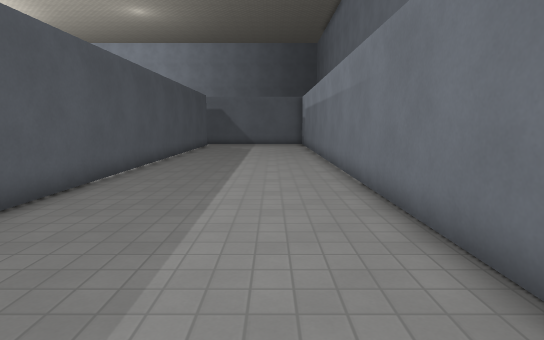
[1] (above)

22 first-person views from a walk through a 3-D level made in the Godot game engine. The camera is 1.5 m above the floor, tilts 8° down and sees 80° across. The floor is counted in squares, 1 m on a side. Each view is taken from the middle of a square. On the plan, view 1 faces up. The plan holds only what a view shows up to about 15 squares ahead; the rest is blank. The place goes on beyond the plan. Characters and animated objects are not drawn. Surface patterns are stand-ins for the level's own textures.

[2]
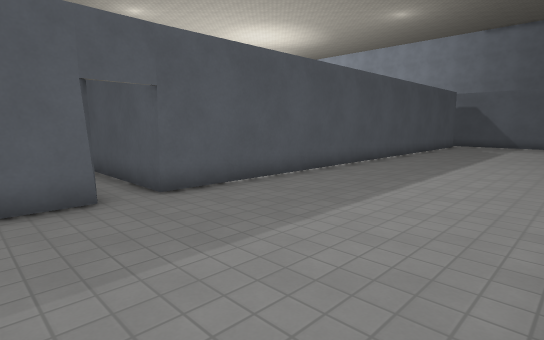

[3]
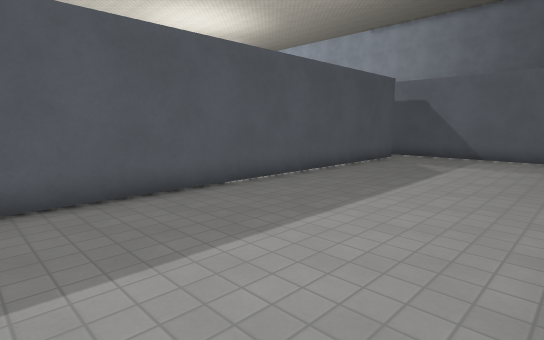

[4]
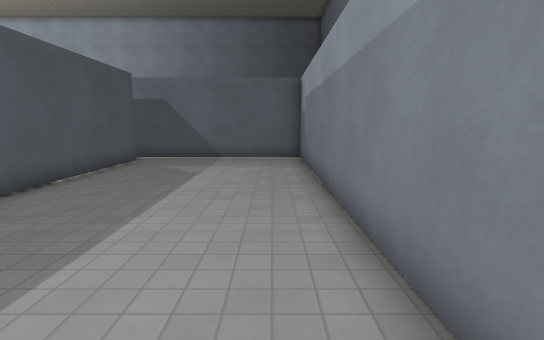

[5]
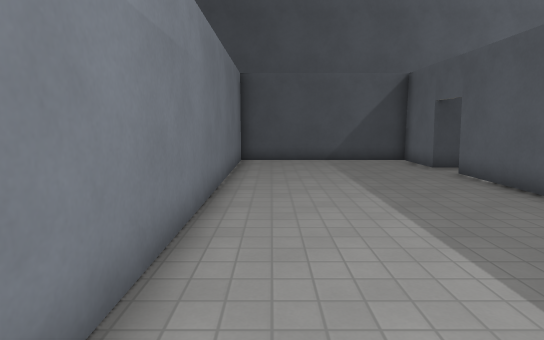

[6]
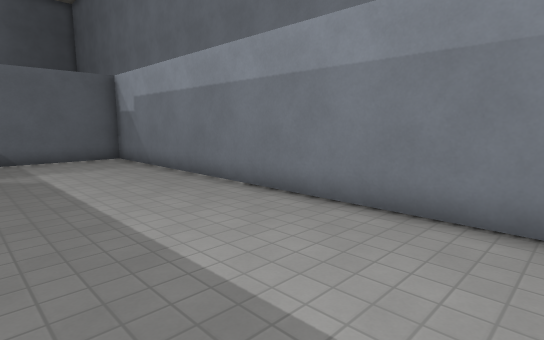

[7]
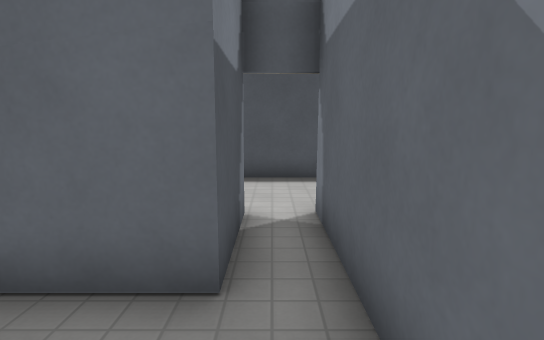

[8]
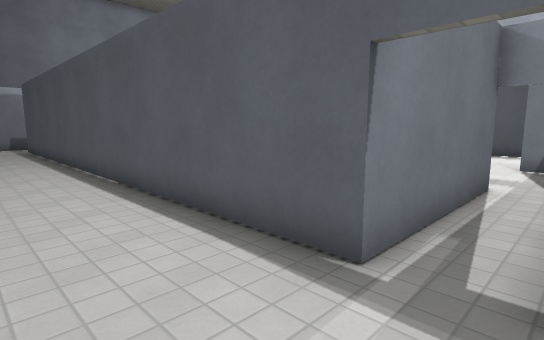

[9]
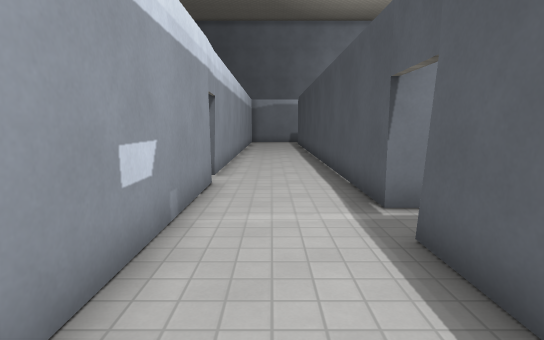

[10]
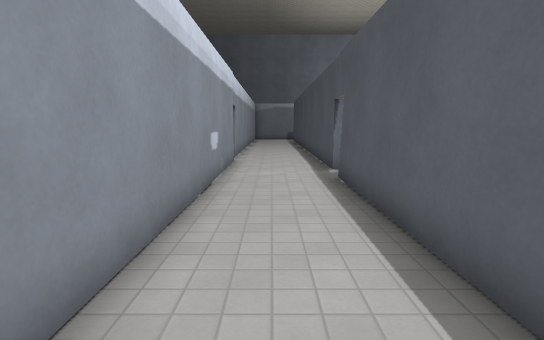

[11]
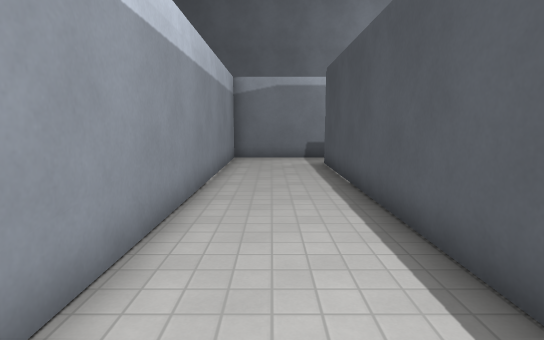

[12]
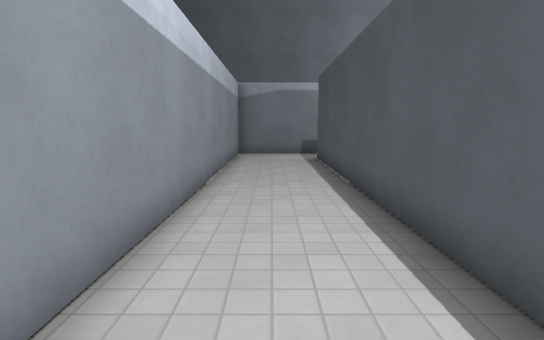

[13]
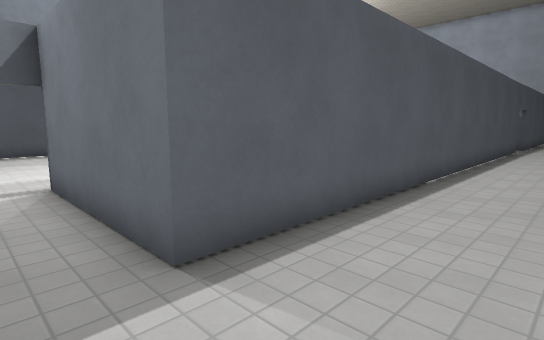

[14]
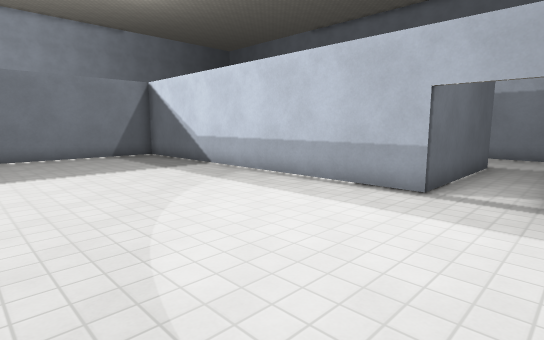

[15]
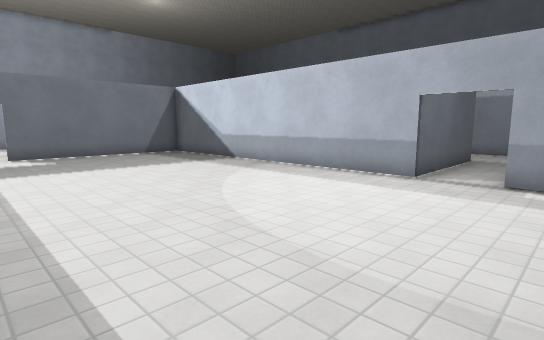

[16]
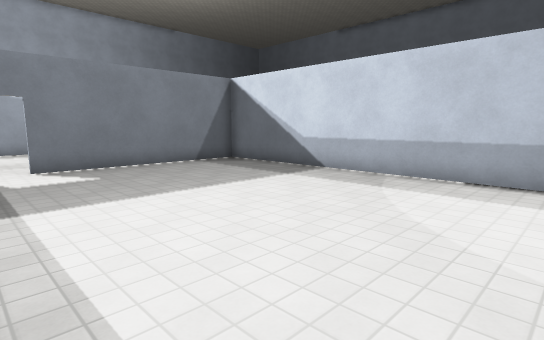

[17]
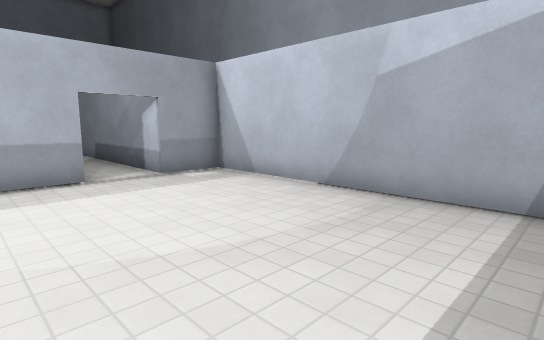

[18]
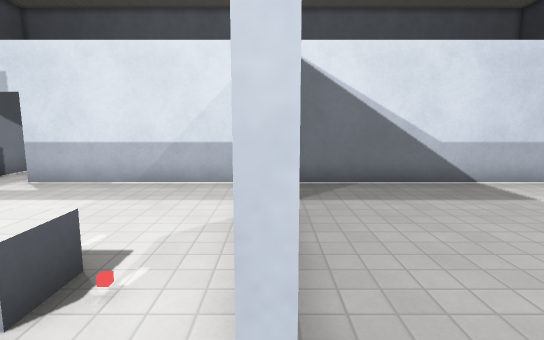

[19]
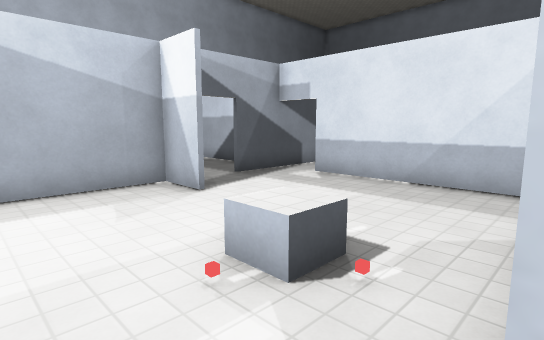

[20]
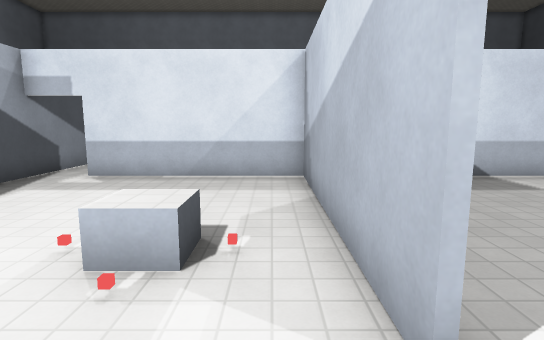

[21]
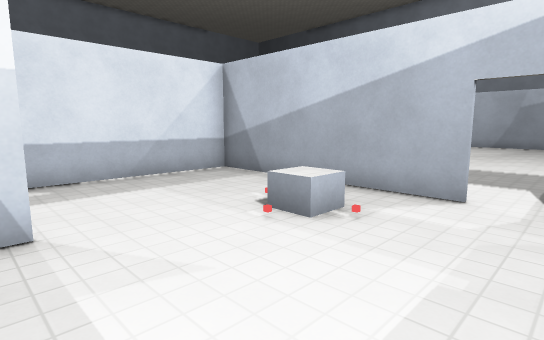

[22]
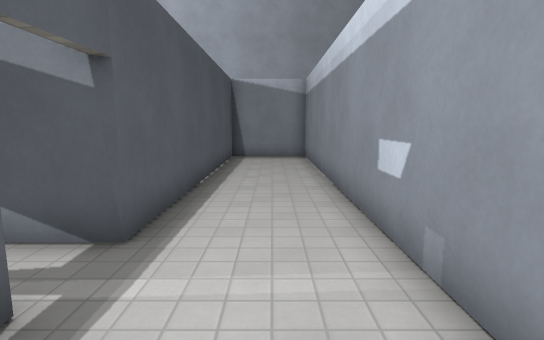

### Floor plan
Points are (right, up) in squares from view 1. A wall is a line through its corners. A room is listed if a view was taken in it or the views show most of it. See-through windows are left out.
Room 1 (views 1, 2, 3, 4, 5, 6, 7)
walls: (-4.7, 1.9) (-4.7, -0.5) (2.3, -0.5) (2.3, 24.8) (-7.4, 24.8); (-7.4, 23.5) (-4.7, 23.5) (-4.7, 3.2)
ways out: opening at (-7, 24) to room 2
Room 2 (views 8, 9, 10, 11, 12, 13, 14, 15, 16, 17, 18, 19, 22)
walls: (-16.6, 20.9) (-24.4, 20.9); (-7.4, 20.7) (-7.4, 23.5); (-16.7, 27.3) (-11, 27.3) (-11, 7.6) (-16.7, 7.6) (-16.7, 21.1); (-7.4, 24.8) (-7.4, 38.4); (-7.4, 6.4) (-7.4, 20.6); (-25.5, 3.4) (-16.7, 3.4) (-16.7, 5.5) (-7.3, 5.5); (-11, 38.5) (-11, 28.9) (-16.4, 28.9)
ways out: opening at (-7, 24) to room 1; opening at (-25.5, 21) to room 3; opening at (-16, 28) to room 3
Room 3 (views 20, 21)
walls: (-21, 27.2) (-21, 28.9) (-24.5, 28.9); (-20.9, 28) (-20.9, 27.2); (-24.4, 21.1) (-16.6, 21.1); (-16.7, 21.1) (-16.7, 27.3); (-16.4, 28.9) (-18.6, 28.9)
low walls: (-21.8, 22.9) (-22.8, 22.9) (-22.8, 23.9) (-21.8, 23.9)
ways out: opening at (-25.5, 21) to room 2; opening at (-16, 28) to room 2; opening at (-19.5, 29)

Positions as (right, up) in squares from view 1, and headings:
1: (0, 0), facing up
2: (2, 0), facing up-left
3: (2, 9), facing up-left
4: (1, 10), facing up
5: (1, 13), facing down
6: (-3, 10), facing up-right
7: (-2, 24), facing left
8: (-8, 29), facing down-left
9: (-9, 33), facing down
10: (-9, 38), facing down
11: (-9, 20), facing down
12: (-9, 22), facing down
13: (-8, 6), facing up-left
14: (-24, 5), facing up-right
15: (-26, 4), facing up-right
16: (-26, 9), facing up-right
17: (-26, 10), facing down-right
18: (-25, 21), facing right
19: (-25, 21), facing up-right
20: (-26, 22), facing right
21: (-26, 28), facing down-right
22: (-9, 25), facing up
